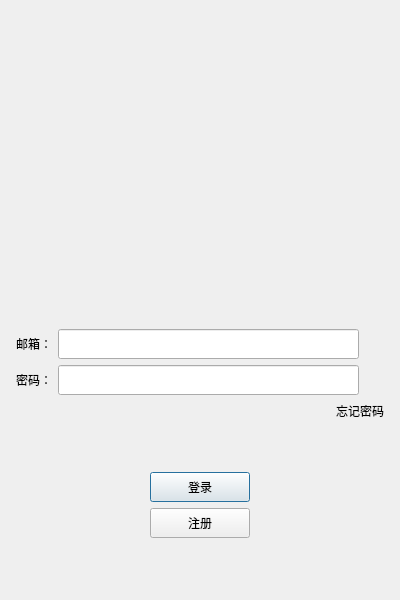
<?xml version="1.0" encoding="UTF-8"?>
<ui version="4.0">
 <class>LoginDialog</class>
 <widget class="QDialog" name="LoginDialog">
  <property name="geometry">
   <rect>
    <x>0</x>
    <y>0</y>
    <width>400</width>
    <height>600</height>
   </rect>
  </property>
  <property name="minimumSize">
   <size>
    <width>400</width>
    <height>600</height>
   </size>
  </property>
  <property name="maximumSize">
   <size>
    <width>400</width>
    <height>600</height>
   </size>
  </property>
  <property name="windowTitle">
   <string>Dialog</string>
  </property>
  <layout class="QVBoxLayout" name="verticalLayout_3">
   <item>
    <layout class="QVBoxLayout" name="verticalLayout_2">
     <property name="leftMargin">
      <number>5</number>
     </property>
     <property name="topMargin">
      <number>5</number>
     </property>
     <property name="rightMargin">
      <number>5</number>
     </property>
     <property name="bottomMargin">
      <number>5</number>
     </property>
     <item>
      <widget class="QLabel" name="err_tip">
       <property name="minimumSize">
        <size>
         <width>0</width>
         <height>25</height>
        </size>
       </property>
       <property name="maximumSize">
        <size>
         <width>16777215</width>
         <height>25</height>
        </size>
       </property>
       <property name="text">
        <string/>
       </property>
       <property name="alignment">
        <set>Qt::AlignCenter</set>
       </property>
      </widget>
     </item>
     <item>
      <widget class="QWidget" name="head_widget" native="true">
       <property name="minimumSize">
        <size>
         <width>200</width>
         <height>230</height>
        </size>
       </property>
       <layout class="QGridLayout" name="gridLayout">
        <item row="1" column="0">
         <widget class="QLabel" name="head_label">
          <property name="minimumSize">
           <size>
            <width>200</width>
            <height>200</height>
           </size>
          </property>
          <property name="maximumSize">
           <size>
            <width>200</width>
            <height>200</height>
           </size>
          </property>
          <property name="text">
           <string/>
          </property>
         </widget>
        </item>
       </layout>
      </widget>
     </item>
     <item>
      <spacer name="verticalSpacer_3">
       <property name="orientation">
        <enum>Qt::Vertical</enum>
       </property>
       <property name="sizeHint" stdset="0">
        <size>
         <width>20</width>
         <height>40</height>
        </size>
       </property>
      </spacer>
     </item>
     <item>
      <layout class="QHBoxLayout" name="horizontalLayout_2">
       <item>
        <widget class="QLabel" name="email_lb">
         <property name="minimumSize">
          <size>
           <width>0</width>
           <height>25</height>
          </size>
         </property>
         <property name="maximumSize">
          <size>
           <width>16777215</width>
           <height>25</height>
          </size>
         </property>
         <property name="text">
          <string>邮箱：</string>
         </property>
        </widget>
       </item>
       <item>
        <widget class="QLineEdit" name="email_edit">
         <property name="minimumSize">
          <size>
           <width>0</width>
           <height>30</height>
          </size>
         </property>
         <property name="maximumSize">
          <size>
           <width>16777215</width>
           <height>30</height>
          </size>
         </property>
        </widget>
       </item>
       <item>
        <spacer name="horizontalSpacer_6">
         <property name="orientation">
          <enum>Qt::Horizontal</enum>
         </property>
         <property name="sizeType">
          <enum>QSizePolicy::Fixed</enum>
         </property>
         <property name="sizeHint" stdset="0">
          <size>
           <width>25</width>
           <height>20</height>
          </size>
         </property>
        </spacer>
       </item>
      </layout>
     </item>
     <item>
      <layout class="QHBoxLayout" name="horizontalLayout_3">
       <item>
        <widget class="QLabel" name="pass_label">
         <property name="minimumSize">
          <size>
           <width>0</width>
           <height>25</height>
          </size>
         </property>
         <property name="maximumSize">
          <size>
           <width>16777215</width>
           <height>25</height>
          </size>
         </property>
         <property name="text">
          <string>密码：</string>
         </property>
        </widget>
       </item>
       <item>
        <widget class="QLineEdit" name="pass_edit">
         <property name="minimumSize">
          <size>
           <width>0</width>
           <height>30</height>
          </size>
         </property>
         <property name="maximumSize">
          <size>
           <width>16777215</width>
           <height>30</height>
          </size>
         </property>
        </widget>
       </item>
       <item>
        <spacer name="horizontalSpacer_7">
         <property name="orientation">
          <enum>Qt::Horizontal</enum>
         </property>
         <property name="sizeType">
          <enum>QSizePolicy::Fixed</enum>
         </property>
         <property name="sizeHint" stdset="0">
          <size>
           <width>25</width>
           <height>20</height>
          </size>
         </property>
        </spacer>
       </item>
      </layout>
     </item>
     <item>
      <layout class="QHBoxLayout" name="horizontalLayout_4">
       <item>
        <spacer name="horizontalSpacer">
         <property name="orientation">
          <enum>Qt::Horizontal</enum>
         </property>
         <property name="sizeHint" stdset="0">
          <size>
           <width>40</width>
           <height>20</height>
          </size>
         </property>
        </spacer>
       </item>
       <item>
        <widget class="QLabel" name="forget_label">
         <property name="text">
          <string>忘记密码</string>
         </property>
        </widget>
       </item>
      </layout>
     </item>
     <item>
      <spacer name="verticalSpacer_2">
       <property name="orientation">
        <enum>Qt::Vertical</enum>
       </property>
       <property name="sizeHint" stdset="0">
        <size>
         <width>20</width>
         <height>40</height>
        </size>
       </property>
      </spacer>
     </item>
     <item>
      <layout class="QHBoxLayout" name="horizontalLayout_5">
       <item>
        <spacer name="horizontalSpacer_2">
         <property name="orientation">
          <enum>Qt::Horizontal</enum>
         </property>
         <property name="sizeHint" stdset="0">
          <size>
           <width>40</width>
           <height>20</height>
          </size>
         </property>
        </spacer>
       </item>
       <item>
        <widget class="QPushButton" name="login_btn">
         <property name="minimumSize">
          <size>
           <width>100</width>
           <height>30</height>
          </size>
         </property>
         <property name="text">
          <string>登录</string>
         </property>
        </widget>
       </item>
       <item>
        <spacer name="horizontalSpacer_3">
         <property name="orientation">
          <enum>Qt::Horizontal</enum>
         </property>
         <property name="sizeHint" stdset="0">
          <size>
           <width>40</width>
           <height>20</height>
          </size>
         </property>
        </spacer>
       </item>
      </layout>
     </item>
     <item>
      <layout class="QHBoxLayout" name="horizontalLayout_6">
       <item>
        <spacer name="horizontalSpacer_4">
         <property name="orientation">
          <enum>Qt::Horizontal</enum>
         </property>
         <property name="sizeHint" stdset="0">
          <size>
           <width>40</width>
           <height>20</height>
          </size>
         </property>
        </spacer>
       </item>
       <item>
        <widget class="QPushButton" name="reg_btn">
         <property name="minimumSize">
          <size>
           <width>100</width>
           <height>30</height>
          </size>
         </property>
         <property name="text">
          <string>注册</string>
         </property>
        </widget>
       </item>
       <item>
        <spacer name="horizontalSpacer_5">
         <property name="orientation">
          <enum>Qt::Horizontal</enum>
         </property>
         <property name="sizeHint" stdset="0">
          <size>
           <width>40</width>
           <height>20</height>
          </size>
         </property>
        </spacer>
       </item>
      </layout>
     </item>
     <item>
      <spacer name="verticalSpacer">
       <property name="orientation">
        <enum>Qt::Vertical</enum>
       </property>
       <property name="sizeHint" stdset="0">
        <size>
         <width>20</width>
         <height>40</height>
        </size>
       </property>
      </spacer>
     </item>
    </layout>
   </item>
  </layout>
 </widget>
 <resources/>
 <connections/>
</ui>
